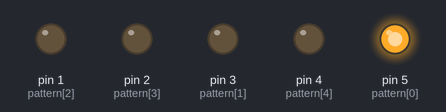
Recording of a sketch running on a simulated Arduino Uno, built with avr-gcc and run on an emulated ATmega328P. Shown: output pins drawn as LEDs (lit = HIGH).

Above: at 0.5 s.
At 2.5 s:
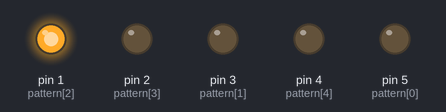
At 3.5 s:
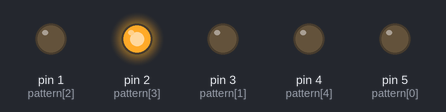
At 4.5 s:
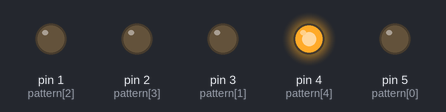
At 10.5 s:
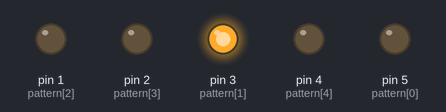
Timing chart, 0 to 11.7 s (numbered marks = the images above):
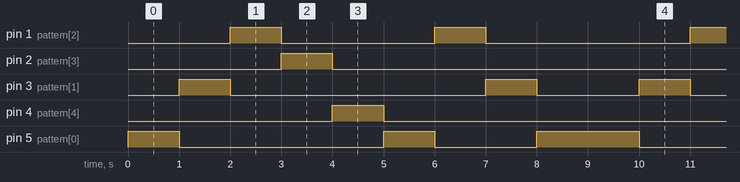

Measured:
- by itself, pin 1 (pattern[2]): repeats every 9.0 s: LOW 3.0 s, HIGH 1.0 s, LOW 4.0 s, HIGH 1.0 s
- by itself, pin 2 (pattern[3]), pin 4 (pattern[4]): alternates HIGH for 1.0 s and LOW for 8.0 s
- by itself, pin 3 (pattern[1]): repeats every 9.0 s: LOW 5.0 s, HIGH 1.0 s, LOW 2.0 s, HIGH 1.0 s
- by itself, pin 5 (pattern[0]): repeats every 9.0 s: LOW 4.0 s, HIGH 1.0 s, LOW 2.0 s, HIGH 2.0 s

The sketch:

pattern.ino
```cpp
void setup() {
  // put your setup code here, to run once:

  pinMode(1,OUTPUT);
  pinMode(2,OUTPUT);
  pinMode(3,OUTPUT);
  pinMode(4,OUTPUT);
  pinMode(5,OUTPUT);

}
void loop() {

  int pattern[9]={5,3,1,2,4,5,1,3,5};

  for(int i=0;i<9;i++){
      digitalWrite(pattern[i],HIGH);
      delay (1000);
      digitalWrite(pattern[i],LOW);
    }

}
```

fibbbonici.cpp
```cpp
long int a = 0, b=1 , c=0,n;
void setup() {
  // put your setup code here, to run once:
  Serial.begin(9600);

}

void loop() {
  // put your main code here, to run repeatedly:
//  Serial.println('1');
//  Serial.println('1');
  Serial.println("Enter the no of terms");
  delay(1200);
  n = Serial.parseInt();
  delay(1200);

  for(int i=0; i<n; i++){

      Serial.println(c);
      a=b;
      b=c;
      c = a + b;
    }

    delay(1000);
    exit(1);


}
```
